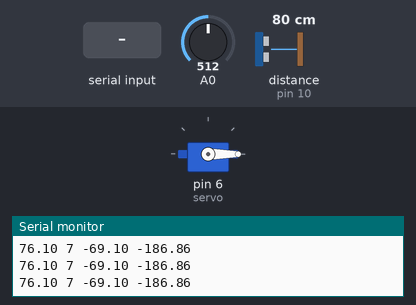
Bench run of a sketch on a simulated Arduino Uno, built with avr-gcc and run on an emulated ATmega328P. Shown: servo, the last lines printed to the serial monitor. Wiring (inferred from the names in the program): ultrasonic range finder: trigger pin 9; echo pin 10. The test bench sets the inputs (shaded band); at power-on: distance to the obstacle (sensor on pin 10) 80 cm, A0 = 512. The echo pulse lasts 58.3 µs per cm.

Above: at 1.2 s.
1.3 s: distance to the obstacle (sensor on pin 10) set to 2 cm
At 1.68 s:
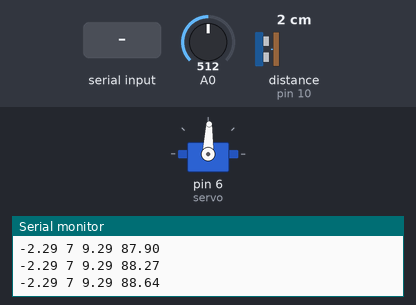
4.3 s: A0 set to 900
7.3 s: distance to the obstacle (sensor on pin 10) set to 120 cm
8.9 s: distance to the obstacle (sensor on pin 10) set to 18 cm
At 10.3 s:
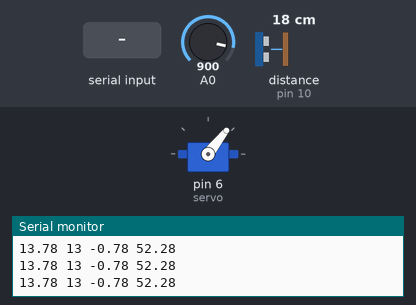
10.6 s: distance to the obstacle (sensor on pin 10) set to 250 cm
At 11.1 s:
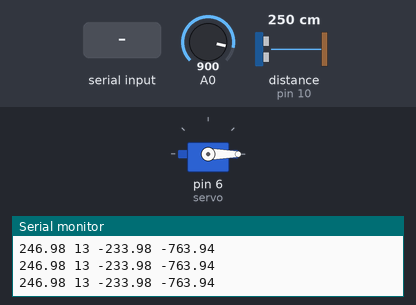
12.1 s: "PID:,45\n" received over Serial
At 13.68 s:
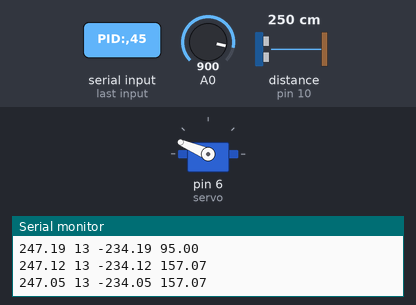
Timing chart, 0 to 16.1 s (numbered marks = the images above; inputs shaded):
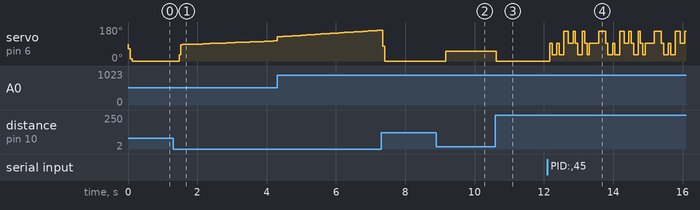

The sketch:

PID_v2.ino
```cpp
#include <Servo.h>

Servo servo;

const int trigPin = 9;
const int echoPin = 10;

float Kp = 3.5;
float Ki = 0.8;
float Kd = 0;

float integral = 0;
float prev_dist;
float prev_error;

float distBuffer[5] = {0, 0, 0, 0, 0};
int bufIndex = 0;

void setup() {
  Serial.begin(115200);

  servo.attach(6);

  pinMode(trigPin, OUTPUT);
  pinMode(echoPin, INPUT);
}

void loop() {

  long duration;
  float cm;

  if (Serial.available() > 0) {
    String msg = Serial.readStringUntil('\n');
    if (msg.startsWith("PID:")) {
      msg = msg.substring(4);
      int c1 = msg.indexOf(',');
      int c2 = msg.lastIndexOf(',');
      Kp = msg.substring(0, c1).toFloat();
      Ki = msg.substring(c1 + 1, c2).toFloat();
      Kd = msg.substring(c2 + 1).toFloat();
    }
  }

  digitalWrite(trigPin, LOW);
  delayMicroseconds(2);
  digitalWrite(trigPin, HIGH);
  delayMicroseconds(5);
  digitalWrite(trigPin, LOW);

  duration = pulseIn(echoPin, HIGH);

  distBuffer[bufIndex] = microsecondsToCentimeters(duration) - 4.0;
  bufIndex = (bufIndex + 1) % 5;

  cm = 0;
  for (int i = 0; i < 5; i++) cm += distBuffer[i];
  cm /= 5.0;

  float potval = analogRead(A0);
  int ref = static_cast<int>(potval * 15/1023);
  float error = ref - cm;

  if (error > -0.4 && error < 0.4){
    error = 0;
  }

  float dt = 0.05;
  integral += error * dt;
  integral = constrain(integral, -50, 50);

  float angle;
  angle = 95 + (error * Kp) + (integral * Ki) + (((error - prev_error)/ dt) * Kd);

  servo.write(angle);

  Serial.print(cm);
  Serial.print(" ");
  Serial.print(ref);
  Serial.print(" ");
  Serial.print(error);
  Serial.print(" ");
  Serial.println(angle);

  prev_dist = cm;
  prev_error = error;

  delay(50);
}

float microsecondsToCentimeters(long microseconds){
  return microseconds / 29.0 / 2.0;
}
```

Measured:
- after the input at 1.3 s, servo on pin 6 (servo): moves from 0° to 106° over 2.7 s, starting after 0.17 s
- after the input at 8.9 s, servo on pin 6 (servo): 0° → 52° after 0.27 s
- after the input at 10.6 s, servo on pin 6 (servo): 52° → 0° at once
- after the input at 12.1 s, servo on pin 6 (servo): 0° → 95° after 0.07 s, then repeats every 1.6 s: 32° 0.13 s, 95° 0.07 s, 32° 0.13 s, 157° 0.13 s, 95° 0.13 s, 157° 0.07 s, 95° 0.07 s, 32° 0.13 s, 157° 0.07 s, 95° 0.07 s, 32° 0.07 s, 95° 0.27 s, 157° 0.20 s, 95° 0.07 s
